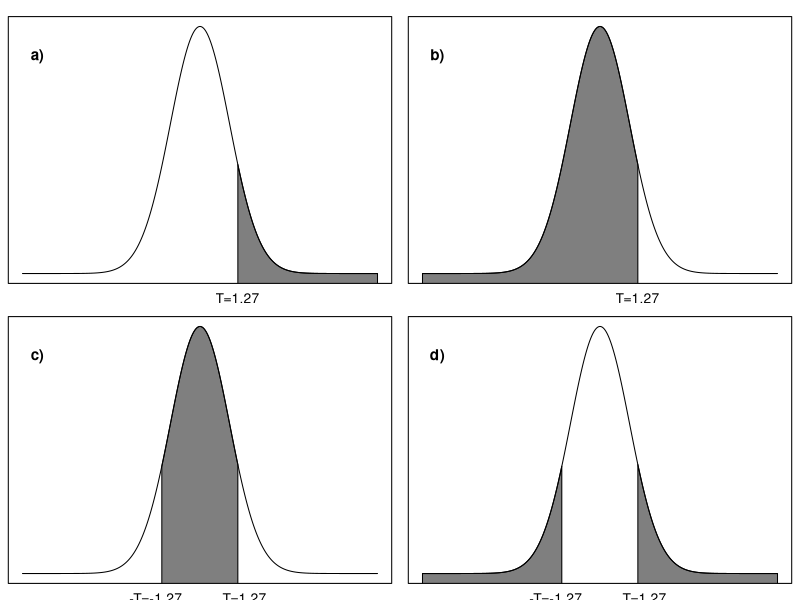
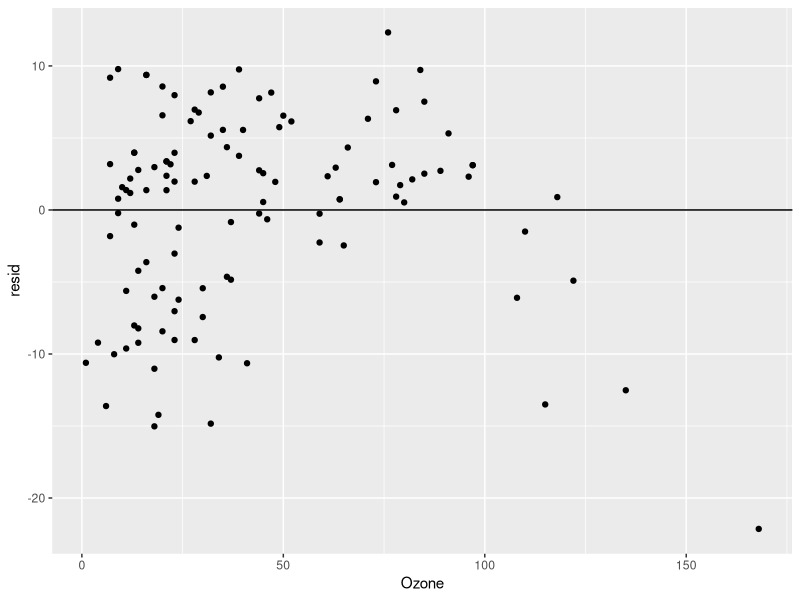
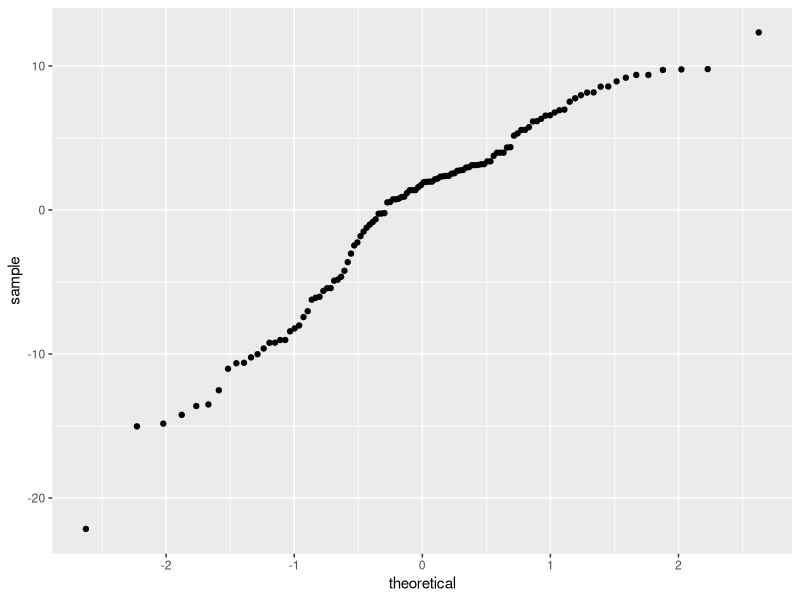
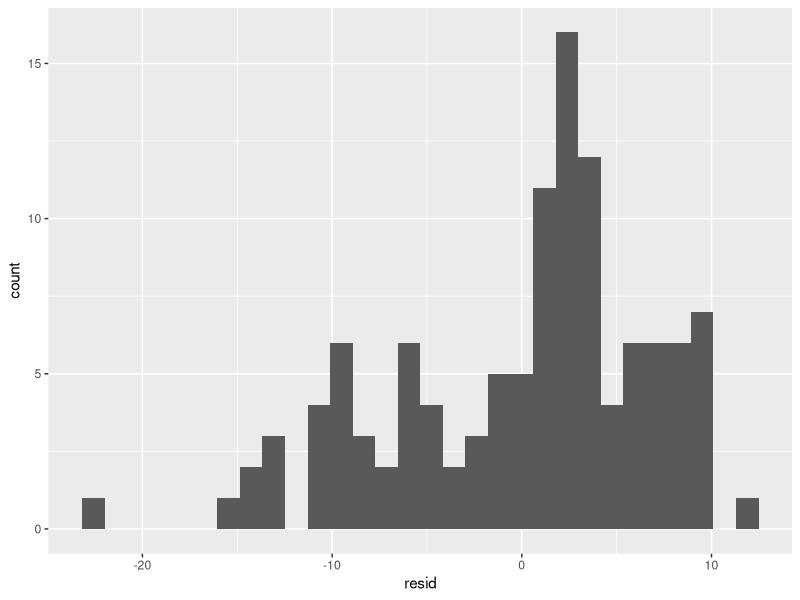

Write R code to recreate these figures, in order.
## ---- chunk 1
library(tidyverse)
library(modelr)
## ---- chunk 2
par(mar = c(1, 0.5, 1, 0.5), mfrow=c(2,2))
x <- seq(-6,6, length=1000)
y <- dt(x, df=396)
x.shade<- (x)[607:1000]

# choice a) #
plot(x, y, type="l", lwd=1,
 	xaxt="n", xlab="",
 	yaxt="n", ylab="")
polygon(c(x.shade,rev(x.shade)),c(y[607:1000], rep(-0.5, length(x.shade))),col=rgb(0.0, 0.0, 0.0,0.5))

text(1.27, -0.04, "T=1.27", xpd=NA)
text(-5.5, 0.35, "a)", cex=1.1, font=2)

# choice b) #
x.shade<- (x)[1:607]

plot(x, y, type="l", lwd=1,
 	xaxt="n", xlab="",
 	yaxt="n", ylab="")
polygon(c(x.shade,rev(x.shade)),c(y[1:607], rep(-0.5, length(x.shade))),col=rgb(0.0, 0.0, 0.0,0.5))

text(1.27, -0.04, "T=1.27", xpd=NA)
text(-5.5, 0.35, "b)", cex=1.1, font=2)

# choice c) #
x.shade<- x[393:607]

plot(x, y, type="l", lwd=1,
 	xaxt="n", xlab="",
 	yaxt="n", ylab="")
polygon(c(x.shade,rev(x.shade)),c(y[393:607], rep(-0.5, length(x.shade))),col=rgb(0.0, 0.0, 0.0,0.5))

text(1.5, -0.04, "T=1.27", xpd=NA)
text(-1.5, -0.04, "-T=-1.27", xpd=NA)

text(-5.5, 0.35, "c)", cex=1.1, font=2)

# choice d) #
x.shade.l<- x[1:393]
x.shade.u <- x[607:1000]

plot(x, y, type="l", lwd=1,
 	xaxt="n", xlab="",
 	yaxt="n", ylab="")
polygon(c(x.shade.l,rev(x.shade.l)),c(y[1:393], rep(-0.5, length(x.shade.l))),col=rgb(0.0, 0.0, 0.0,0.5))
polygon(c(x.shade.u,rev(x.shade.u)),c(y[607:1000], rep(-0.5, length(x.shade.u))),col=rgb(0.0, 0.0, 0.0,0.5))

text(1.5, -0.04, "T=1.27", xpd=NA)
text(-1.5, -0.04, "-T=-1.27", xpd=NA)

text(-5.5, 0.35, "d)", cex=1.1, font=2)
## ---- chunk 3

data("airquality")

model1 <- lm(Temp ~ Ozone, data=airquality)

sum_model1 <- 
  model1 %>%
   summary()

sum_model1$call <- "lm(formula = ______________, data = airquality)"

print(sum_model1)
## ---- chunk 4
airquality <- airquality %>%
   add_predictions(model1) %>%
   add_residuals(model1)
## ---- chunk 5
airquality %>%
   ggplot(aes(x=Ozone,y=resid))+
   geom_point()+
   geom_hline(yintercept=0)

airquality %>%
   ggplot(aes(sample=resid)) +
   geom_qq()

airquality %>%
   ggplot(aes(resid))+
   geom_histogram()
